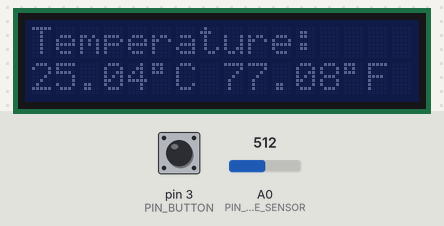
A sketch run on a simulated Arduino Uno, built with avr-gcc and run on an emulated ATmega328P. Shown: 16×2 character LCD. The test bench sets the inputs (shaded band); at power-on: pin 3 (PIN_BUTTON) LOW, A0 (PIN_TEMPERATURE_SENSOR) = 512.

Above: at 1.2 s.
1.3 s: pin 3 (PIN_BUTTON) pulled HIGH for 1 s
At 2.7 s:
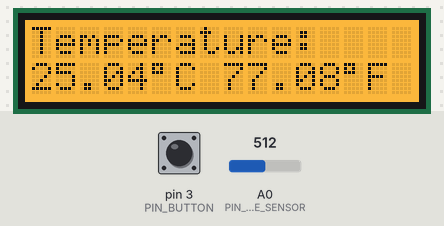
3.8 s: A0 (PIN_TEMPERATURE_SENSOR) set to 716
At 5.0 s:
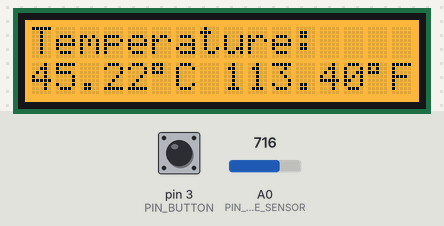
5.3 s: A0 (PIN_TEMPERATURE_SENSOR) set to 346
At 6.5 s:
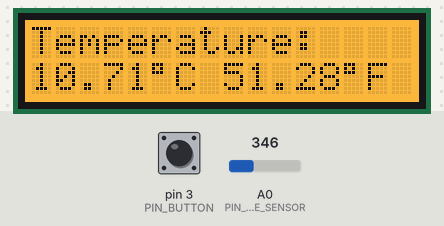
7.0 s: A0 (PIN_TEMPERATURE_SENSOR) set to 327
At 7.8 s:
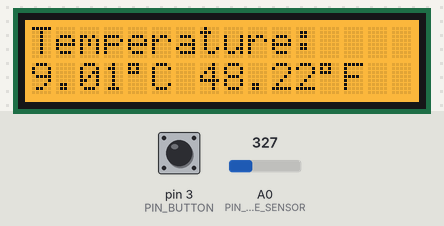
8.6 s: pin 3 (PIN_BUTTON) pulled HIGH for 0.5 s
At 10.1 s:
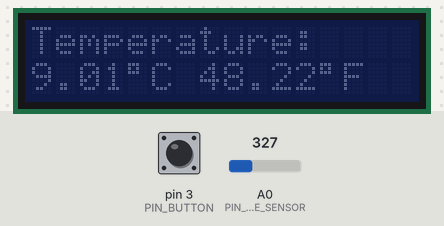
10.6 s: pin 3 (PIN_BUTTON) pulled HIGH for 3.2 s
At 13.8 s:
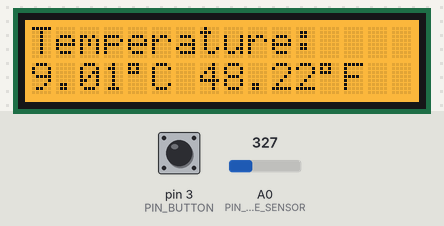
Timing chart, 0 to 15.3 s (numbered marks = the images above; inputs shaded):
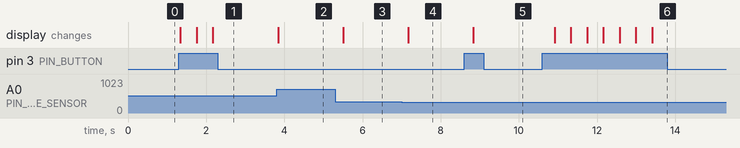

The sketch:

Simple_Backlit_Thermometer_Sketch.ino
```cpp
/*
 Simple_Backlit_Thermometer_Sketch.ino

 Author: Kevin Dela Rosa
 2015-02-11

 Arduino sketch for a digital thermometer. Temperature is displayed in F & C on an LCD which has a backlight that can be toggled on and off via a button.

 Components:
 * 1 x Arduino Uno R3 : http://arduino.cc/en/Main/arduinoBoardUno
 * 1 x Seeed Studio Grove Base Shield V2 : http://www.seeedstudio.com/depot/base-shield-v13-p-1378.html
 * 1 x Seeed Studio Grove Button : http://www.seeedstudio.com/depot/Grove-Button-p-766.html
 * 1 x Seeed Studio Grove LCD RGB Backlight : http://www.seeedstudio.com/depot/Grove-LCD-RGB-Backlight-p-1643.html
 * 1 x Seeed Studio Grove Temperature Sensor : http://www.seeedstudio.com/depot/Grove-Temperature-Sensor-p-774.html
 * 3 x Seeed Studio Grove 4-pin cables : http://www.seeedstudio.com/depot/Grove-Universal-4-Pin-20cm-Unbuckled-Cable-5-PCs-Pack-p-749.html
 * 1 x 9V Battery (optional)
 * 1 x 9V to Barrel Jack Adapter (optional)

 NOTE: all of the Seeed Studio Grove componenets are available in the Grove Starter Kit v3 - http://www.seeedstudio.com/wiki/Grove_-_Starter_Kit_v3

 Prerequisites:
 * Arduino IDE with Grove LCD RGB Backlight library installed ( https://github.com/Seeed-Studio/Sketchbook_Starter_Kit_V2.0/tree/master/libraries/Grove_LCD_RGB_Backlight )

 Setup:
 1) Plug Grove Base Shield into Arduino
 2) Connect Temperature Sensor module to the analog port 0 (A0) of grove shield using 4-pin grove cable
 3) Connect Button module to the digital port 3 (D3)  of grove shield using 4-pin grove cable
 4) Connect LCD RGB Backlight module to an I2C port of grove shield using 4-pin grove cable
 5) Compile and upload sketch to Arduino
 6) (optional) connect 9v battery via 9V to Barrel Jack Adapter
*/

#include <Wire.h>
#include "rgb_lcd.h"

// LCD
rgb_lcd lcd;

// RGB color for LCD when backlit button activated (yellow)
const int LCD_DISPLAY_COLOR_R = 255;
const int LCD_DISPLAY_COLOR_G = 165;
const int LCD_DISPLAY_COLOR_B = 0;

// Pin of Button (D3)
const int PIN_BUTTON = 3;

// Pin of Temperature sensor
const int PIN_TEMPERATURE_SENSOR = A0;

// B value of the thermistor, used in temperature calcuation
const int B = 3975;

// Sleep time in loop
const int SLEEP_TIME_MS = 400;

// flag for denoting whether "backlight" on LCD is activated
boolean backlit;

/*
 * Setup LCD and Button
 */
void setup() {
    // set up the LCD's number of columns and rows
    lcd.begin(16, 2);

    // First line of LCD display
    lcd.print("Temperature:");

    // Display "backlight" is off by default
    lcd.setRGB(0, 0, 0);
    backlit = false;

    // Setup button
    pinMode(PIN_BUTTON, INPUT);
}

/*
 * Toggles "backlight" state of LCD
 */
void toggleBacklightState() {
  if(backlit) {
    // Turn lights off
    lcd.setRGB(0,0,0);
  } else {
    // Turn lights on
    lcd.setRGB(LCD_DISPLAY_COLOR_R, LCD_DISPLAY_COLOR_G, LCD_DISPLAY_COLOR_B);
  }

  backlit = !backlit;
}

/*
 * Entry point of program
 */
void loop() {
    // Check if button was pressed, if so toggle backlight on LCD
    if(digitalRead(PIN_BUTTON)) {
       toggleBacklightState();
    }

    // Read analog value of temperatur sensor, calculate resistance, and temperature in C and F
    int val = analogRead(PIN_TEMPERATURE_SENSOR);
    float resistance=(float)(1023-val)*10000/val;
    float celsius=1/(log(resistance/10000)/B+1/298.15)-273.15;
    float fahrenheit=celsius*9.0/5.0+32;

    // Update display with latest temperature reading
    lcd.setCursor(0, 1);
    lcd.print(celsius);
    lcd.print((char)223); // degree character
    lcd.print("C ");
    lcd.print(fahrenheit);
    lcd.print((char)223);
    lcd.print("F ");

    // Sleep
    delay(SLEEP_TIME_MS);
}
```

Measured:
- after the input at 1.3 s, the display: changes at once (image 1)
- after the input at 3.8 s, the display: changes at once (image 2)
- after the input at 5.3 s, the display: changes after 0.21 s (image 3)
- after the input at 7.0 s, the display: changes after 0.18 s (image 4)
- after the input at 8.6 s, the display: changes after 0.24 s (image 5)
- after the input at 10.6 s, the display: changes after 0.32 s (image 6)
